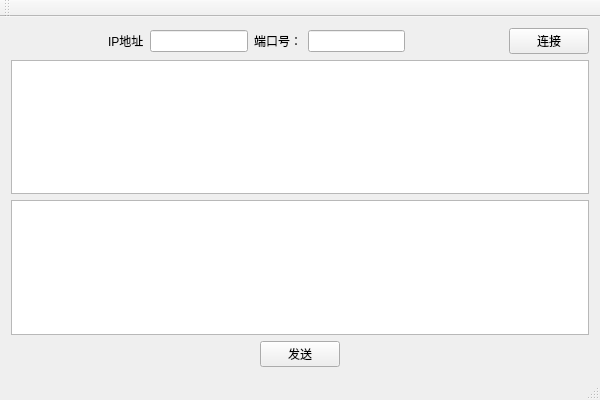
<?xml version="1.0" encoding="UTF-8"?>
<ui version="4.0">
 <class>ChatClass</class>
 <widget class="QMainWindow" name="ChatClass">
  <property name="geometry">
   <rect>
    <x>0</x>
    <y>0</y>
    <width>600</width>
    <height>400</height>
   </rect>
  </property>
  <property name="windowTitle">
   <string>Chat</string>
  </property>
  <widget class="QWidget" name="centralWidget">
   <layout class="QVBoxLayout" name="verticalLayout_2">
    <item>
     <layout class="QVBoxLayout" name="verticalLayout">
      <item>
       <layout class="QHBoxLayout" name="horizontalLayout_4">
        <item>
         <layout class="QHBoxLayout" name="horizontalLayout_3">
          <item>
           <spacer name="horizontalSpacer">
            <property name="orientation">
             <enum>Qt::Horizontal</enum>
            </property>
            <property name="sizeHint" stdset="0">
             <size>
              <width>108</width>
              <height>20</height>
             </size>
            </property>
           </spacer>
          </item>
          <item>
           <layout class="QHBoxLayout" name="horizontalLayout">
            <item>
             <widget class="QLabel" name="label">
              <property name="text">
               <string>IP地址</string>
              </property>
             </widget>
            </item>
            <item>
             <widget class="QLineEdit" name="IP_edit"/>
            </item>
           </layout>
          </item>
          <item>
           <layout class="QHBoxLayout" name="horizontalLayout_2">
            <item>
             <widget class="QLabel" name="label_2">
              <property name="text">
               <string>端口号：</string>
              </property>
             </widget>
            </item>
            <item>
             <widget class="QLineEdit" name="Port_edit"/>
            </item>
           </layout>
          </item>
          <item>
           <spacer name="horizontalSpacer_2">
            <property name="orientation">
             <enum>Qt::Horizontal</enum>
            </property>
            <property name="sizeHint" stdset="0">
             <size>
              <width>108</width>
              <height>20</height>
             </size>
            </property>
           </spacer>
          </item>
         </layout>
        </item>
        <item>
         <widget class="QPushButton" name="Bt_connect">
          <property name="text">
           <string>连接</string>
          </property>
         </widget>
        </item>
       </layout>
      </item>
      <item>
       <widget class="QPlainTextEdit" name="Text_show"/>
      </item>
      <item>
       <widget class="QPlainTextEdit" name="Text_input"/>
      </item>
      <item>
       <layout class="QHBoxLayout" name="horizontalLayout_5">
        <item>
         <spacer name="horizontalSpacer_3">
          <property name="orientation">
           <enum>Qt::Horizontal</enum>
          </property>
          <property name="sizeHint" stdset="0">
           <size>
            <width>238</width>
            <height>20</height>
           </size>
          </property>
         </spacer>
        </item>
        <item>
         <widget class="QPushButton" name="Bt_send">
          <property name="text">
           <string>发送</string>
          </property>
         </widget>
        </item>
        <item>
         <spacer name="horizontalSpacer_4">
          <property name="orientation">
           <enum>Qt::Horizontal</enum>
          </property>
          <property name="sizeHint" stdset="0">
           <size>
            <width>248</width>
            <height>20</height>
           </size>
          </property>
         </spacer>
        </item>
       </layout>
      </item>
     </layout>
    </item>
   </layout>
  </widget>
  <widget class="QMenuBar" name="menuBar">
   <property name="geometry">
    <rect>
     <x>0</x>
     <y>0</y>
     <width>600</width>
     <height>18</height>
    </rect>
   </property>
  </widget>
  <widget class="QToolBar" name="mainToolBar">
   <attribute name="toolBarArea">
    <enum>TopToolBarArea</enum>
   </attribute>
   <attribute name="toolBarBreak">
    <bool>false</bool>
   </attribute>
  </widget>
  <widget class="QStatusBar" name="statusBar"/>
 </widget>
 <layoutdefault spacing="6" margin="11"/>
 <resources>
  <include location="Chat.qrc"/>
 </resources>
 <connections/>
</ui>
